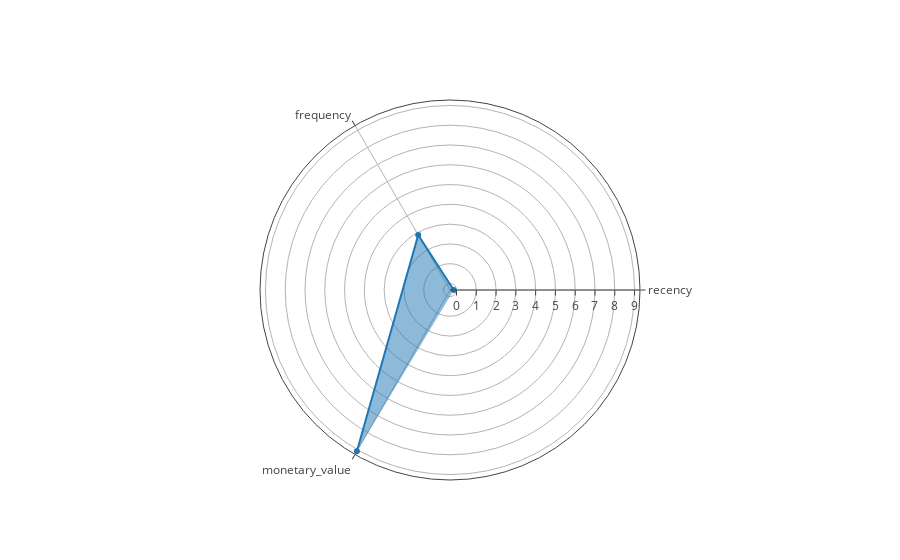
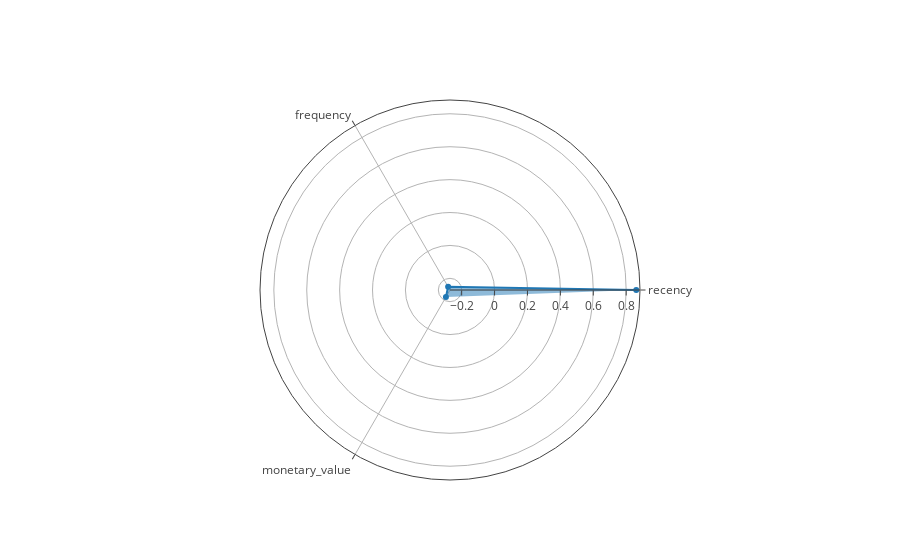
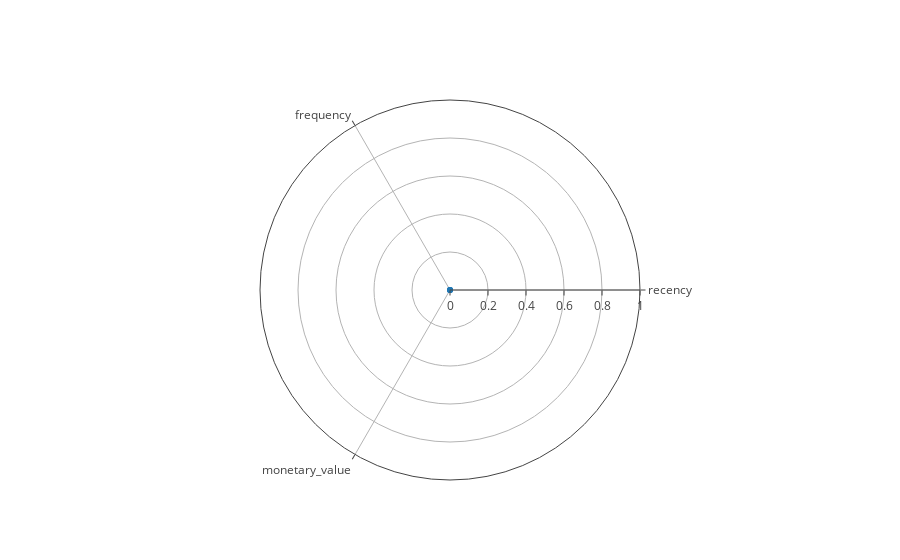
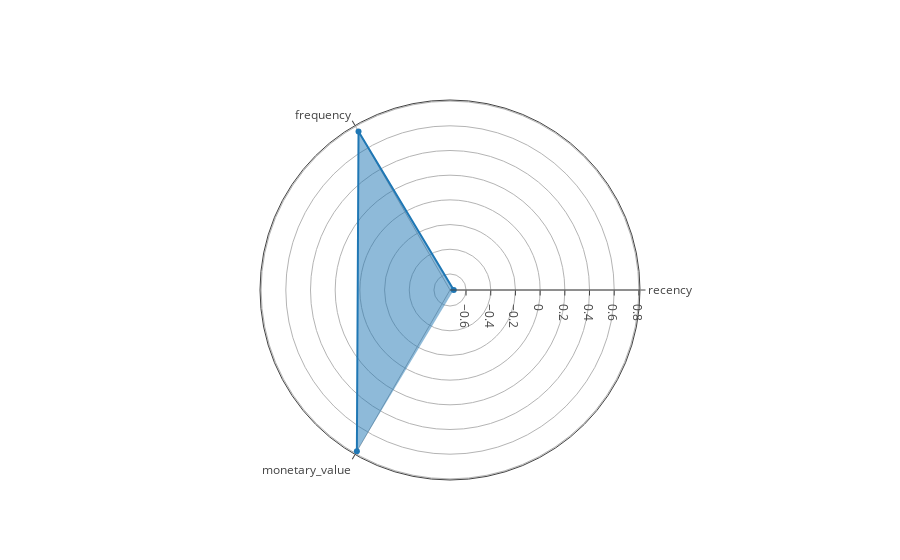

Source (notebook cell) for these figures, in order:
### Code cell
import plotly.offline as py
import plotly.graph_objs as go
py.init_notebook_mode(connected=True)

values = np.array([[-0.13875261,  2.88416001,  9.08513104],
       [ 0.86124739, -0.24809979, -0.22141887],
       [ 0.        ,  0.        ,  0.        ],
       [-0.69966177,  0.75190021,  0.77858113],
       [ 0.92407107, -0.24809979, -0.41824275]])

for value in values:
    data = go.Scatterpolar(
      r = value,
      theta = [	"recency",	"frequency",	"monetary_value"],
      fill = 'toself'
    )
    py.iplot([data])

### Figure 1 — Plotly figure (JSON) as saved in the notebook; plotly's stock layout.template omitted (floating-point values rounded to 4 significant figures)
{"data": [{"fill": "toself", "r": [-0.1388, 2.884, 9.085], "theta": ["recency", "frequency", "monetary_value"], "type": "scatterpolar"}], "layout": {}}

### Figure 2 — Plotly figure (JSON) as saved in the notebook; plotly's stock layout.template omitted (floating-point values rounded to 4 significant figures)
{"data": [{"fill": "toself", "r": [0.8612, -0.2481, -0.2214], "theta": ["recency", "frequency", "monetary_value"], "type": "scatterpolar"}], "layout": {}}

### Figure 3 — Plotly figure (JSON) as saved in the notebook; plotly's stock layout.template omitted (floating-point values rounded to 4 significant figures)
{"data": [{"fill": "toself", "r": [0, 0, 0], "theta": ["recency", "frequency", "monetary_value"], "type": "scatterpolar"}], "layout": {}}

### Figure 4 — Plotly figure (JSON) as saved in the notebook; plotly's stock layout.template omitted (floating-point values rounded to 4 significant figures)
{"data": [{"fill": "toself", "r": [-0.6997, 0.7519, 0.7786], "theta": ["recency", "frequency", "monetary_value"], "type": "scatterpolar"}], "layout": {}}
